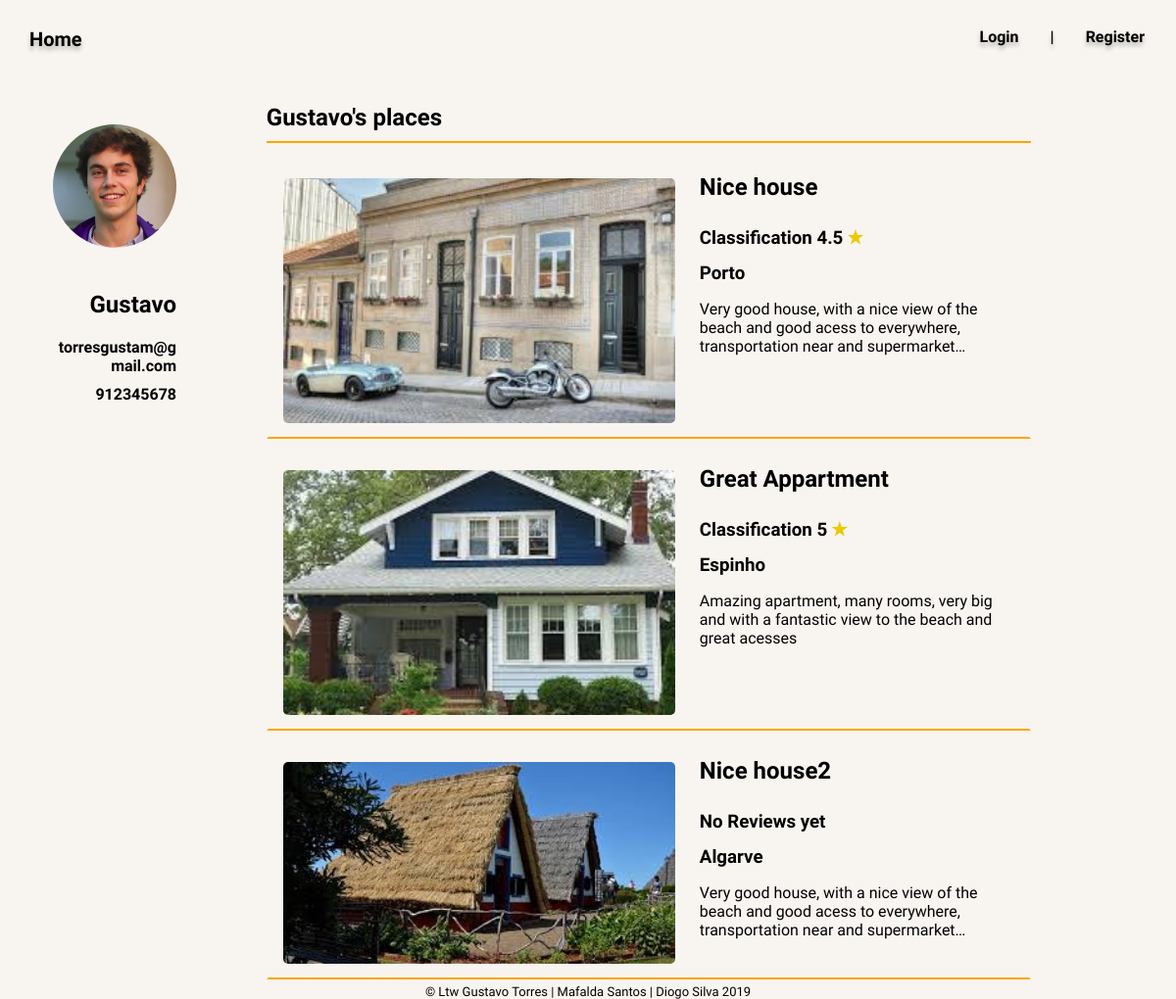
Page /pages/user.php?id=1 on the committed database.
### tables this page shows
CREATE TABLE User(
    userID integer PRIMARY KEY,
    userName text NOT NULL,
    email text NOT NULL,
    passHash text NOT NULL,
    age date NOT NULL,
    phoneNumber text NOT NULL CHECK(length(phoneNumber) = 9),
    profilePicture TEXT DEFAULT "default"
);

CREATE TABLE PlaceImage(
    placeImageID integer PRIMARY KEY,
    placeID integer NOT NULL REFERENCES Place,
    imagePath text NOT NULL,
    imageDescription text NOT NULL
);

### actions/getUserInfo.php (the view, shortened to what this page needs)
<?php
    include_once ('../actions/getPlaceInfo.php');
    function getUserInfo($userId){
        $db = Database::instance()->db();
        $stmt = $db->prepare('Select * from User
                              where User.userId = :userId
                                ');
        $stmt->bindParam(':userId', $userId);
        $stmt->execute();
        $user = $stmt->fetch();
        if($user !== false){
            return $user;
        }
        else{
            null;
        }
    }
    function getUserPlaces($userId){
        $db = Database::instance()->db();
        $stmt1 = $db->prepare('Select * from User
                              where User.userId = :userId
                                ');
        $stmt1->bindParam(':userId', $userId);
        $stmt1->execute();
        $user1 = $stmt1->fetch();
        $stmt = $db->prepare('Select Place.placeId as id,Place.title,
                                Place.city,Place.maxGuests as maxGuests,
                                IFNULL(avg(comment.classification),\'No Reviews yet\') as class,
                                place.placeDescription ,place.placeAddress
                                from
                                    User Join Place on User.userId = Place.placeOwner
                                    LEFT Join Comment on Place.placeid = comment.placeid
                                where User.userId = :userId
                                group by place.placeid;');
        $stmt->bindParam(':userId', $userId);
        $stmt->execute();
        $places = $stmt->fetchAll();
        return $places;
    }
    function drawUserInfo($user){
        $profilePic = getProfilePic($user['userID']);
        ?>
        <div id='userInfo'>
            <div id='userPicture'>
                <a href="user.php?id=<?=$user['userID']?>">
                    <img src="../images/profile/<?=$profilePic?>.jpg">
                </a>
            </div>
                <div id='userDetails'>
                <h2 id='userName'> <?= $user['userName'] ?> </h2>
                <h4 id='userEmail'> <?= $user['email'] ?> </h4>
                <h4 id='userPhoneNumber'> <?= $user['phoneNumber'] ?> </h4>
            </div>
        </div>
        <?php
    }
    function drawUserPlaces($places){
            ?>
            <?php
        foreach($places as $place){
            drawPlace($place);
        }
    }
    function drawPlace($place){
        ?>
            <a href="./house.php?id=<?= $place['id']?>" >
                <div class='userPlace'><?php
                    $images = getPlaceImages($place['id']);
                    displayPlaceImage($images);?>
                    <div class='userPlaceInfo'>
                        <h2> <?= $place['title']?> </h2>
                        <h3 class='classi'>
                        <?php
                            if($place['class'] != 'No Reviews yet'){
                        ?>
                            Classification
                            <?= round($place['class']*100)/100?> </h3>
                            <h3 class='star star<?= round($place['class']) ?>'> ★ <h3>
                        <?php
                            }else{
                                ?> <?= $place['class']?> </h3>  <?php
                            }
                        ?>
                        <h3> <?= $place['city']?> </h3>
                        <p> <?= $place['placeDescription']?> </p>
                    </div>
                </div>
            </a>
        <?php
    }
    ?>
    <?php
    function getProfilePic($userId){
        $db = Database::instance()->db();
        $stmt = $db->prepare('Select profilePicture from User
                              where User.userId = :userId
                                ');
        $stmt->bindParam(':userId', $userId);
        $stmt->execute();
        $user = $stmt->fetch();
        return $user['profilePicture'];
    }
?>

### pages/user.php (shortened to what this page needs)
<?php
    include_once ('../templates/header.php');
    include_once ('../templates/footer.php');
    include_once ('../actions/getUserInfo.php');
    if(!isset($_GET['id'])){
        if(isset($_SESSION['username'])){
            draw_headerArgs(["../css/headerBlack.css", "../css/user.css"], []);
            $userId = $_SESSION['userId'];
            $user_info = getUserInfo($userId);
            drawMainUserMenu();
            ?>
            <section id='placesSection'>
            <h3> Your places </h3>
            <?php
            $user_places = getUserPlaces($userId);
            drawUserPlaces($user_places);
            ?>
            </section>
            <?php
        }else{
            $_SESSION['redirect'] = '../pages/user.php';
            header('Location: ../pages/homePage.php');
            exit;
        }
    }else{
        $userId = $_GET['id'];
        $user_info = getUserInfo($userId);
        drawUserInfo($user_info);
        ?>
        <section id='placesSection'>
        <h3> <?=$user_info['userName']?>'s places </h3>
        <?php
        $user_places = getUserPlaces($userId);
        drawUserPlaces($user_places);
        ?>
            </section>
        <?php
    }
?>

### actions/getPlaceInfo.php (shortened to what this page needs)
        <?php
    function getPlaceImages($placeId){
        $db = Database::instance()->db();
        $stmt = $db->prepare('Select * from PlaceImage where placeId = :placeid');
        $stmt->bindParam(':placeid',$placeId);
        $stmt->execute();
        $images = $stmt->fetchAll();
        return $images;
    }
        ?>
        <?php
    function displayPlaceImage($images){
        ?>
            <div class='placeImage'>
                    <?php
                    if (!empty($images)) {
                    $image = $images[0];
                    ?>
                    <img src="<?=$image['imagePath']?>" alt="Image of Place">
                <?php
                }
                ?>
        </div>
        <?php
    }
?>

### css/style.css (style rules this page uses)
body { margin: 0; background: #F8F4F0; font-family: 'Quicksand', sans-serif; }
#userPicture { width: 150px; height: 150px; }
#userPicture img { width: 100%; height: auto; border-radius: 50%; float: center; }

### css/user.css (style rules this page uses)
@media only screen and (min-width: 800px) { div#userDetails h4 { margin-top: 0px; margin-bottom: 10px; } }
@media only screen and (min-width: 800px) { #userInfo { grid-column-start: 1; grid-column-end: 2; grid-row-start: 1; grid-row-end: 2; min-width: 160px; display: flex; flex-direction: column; align-items: flex-end; } }
@media only screen and (min-width: 800px) { #placesSection { grid-column-start: 2; grid-column-end: 3; grid-row-start: 1; grid-row-end: 2; margin-right: 10%; } }
@media only screen and (min-width: 800px) { div.placeImage { margin: 10px 0px; min-width: 400px; max-width: 400px; margin-right: 20px; margin-left: 15px; } }
@media only screen and (min-width: 800px) { h3:first-child { width: 85%; } }
@media only screen and (min-width: 800px) { #userInfo #userPicture { margin-top: 25%; margin-right: 0px; margin-left: 50px; width: 70%; max-width: 150px; } }
@media only screen and (min-width: 800px) { #userInfo #userDetails { word-break: break-all; margin-right: 0px; margin-left: 50px; text-align: right; } }
#placesSection a { text-decoration: none; color: black; }
#placesSection > h3 { margin-left: 10%; border-bottom: orange solid 2px; font-size: 24px; padding-bottom: 10px; }
.userPlace { display: flex; flex-direction: row; margin: 20px 5%; margin-left: 10%; border-bottom: orange solid 2px; border-top: transparent solid 2px; border-left: transparent solid 2px; border-right: transparent solid 2px; border-radius: 0px; transition-duration: 0.5s; }
.userPlace img { object-fit: cover; width: 100%; max-height: 250px; border-radius: 5px; }
div.userPlaceInfo { padding-left: 5px; }
.userPlaceInfo h2 { margin-top: 5px; }
.userPlaceInfo h3 { margin: 7px 0px; }
.userPlaceInfo p { display: -webkit-box; -webkit-line-clamp: 3; -webkit-box-orient: vertical; overflow: hidden; text-overflow: ellipsis; padding-right: 10px; }
.classi { display: inline-block; }
.star { display: inline-block; }
.star5 { background: -webkit-linear-gradient(0deg,rgb(236, 201, 0) 100%, black 0%); -webkit-background-clip: text; background-clip: text; -webkit-text-fill-color: transparent; }

### rows in the picture
user: userID+profilePicture (picture), userName "Gustavo", email "torresgustam@gmail.com", phoneNumber "912345678"
placeimage: imagePath (picture)
placeimage: imagePath (picture)
placeimage: imagePath (picture)

### other values in the picture
$place['title'] "Nice house"
round($place['class']*100)/100 "4.5"
$place['city'] "Porto"
$place['placeDescription'] "Very good house, with a nice view of the beach and good acess to everywhere, transportation near and…"
$place['title'] "Great Appartment"
round($place['class']*100)/100 "5"
$place['city'] "Espinho"
$place['placeDescription'] "Amazing apartment, many rooms, very big and with a fantastic view to the beach and great acesses"
$place['title'] "Nice house2"
$place['class'] "No Reviews yet"
$place['city'] "Algarve"
